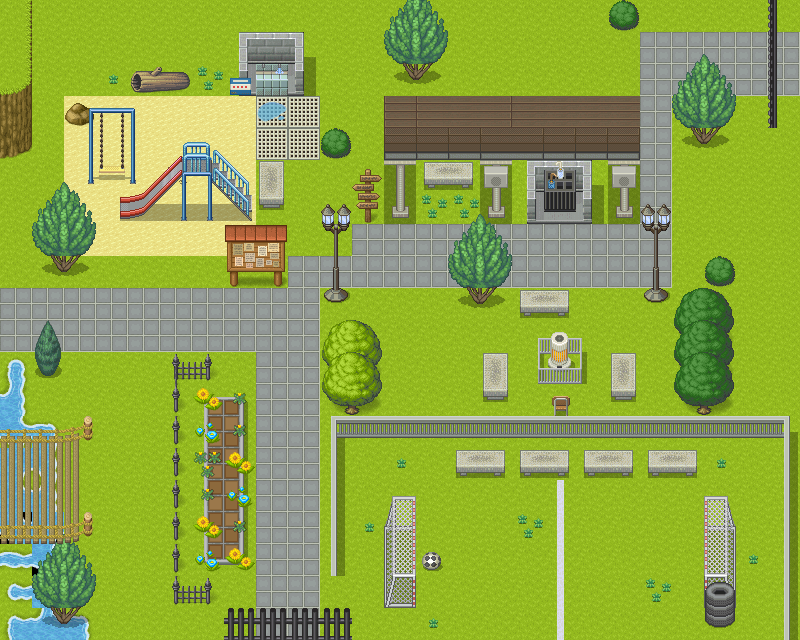

This is a level from a 2D game, rendered from its Tiled map with the project's own tilesets. A one-line summary and the map file follow, with tile-layer data summarised:
An orthogonal 25x20 tile map with 32x32 px tiles, 5 tile layers (Tile Layer 1, Tile Layer 2, Tile Layer 4, Tile Layer 3, ...), 1 hidden layer not drawn, 4 tilesets and 2 objects (start, EV-THO).

<map version="1.10" tiledversion="1.10.2" orientation="orthogonal" renderorder="right-down" width="25" height="20" tilewidth="32" tileheight="32" infinite="0" nextlayerid="8" nextobjectid="3">
 <tileset firstgid="1" source="[Base]BaseChip_pipo.tsx" />
 <tileset firstgid="1001" source="school.tsx" />
 <tileset firstgid="2025" source="[A]Water_pipo.tsx" />
 <tileset firstgid="5097" source="ST-Park-E01.tsx" />
 <layer id="1" name="Tile Layer 1" width="25" height="20">
  <data>[500 cells, 500 non-empty, 6 distinct tile ids]</data>
 </layer>
 <layer id="2" name="Tile Layer 2" width="25" height="20">
  <data>[500 cells, 201 non-empty, 63 distinct tile ids]</data>
 </layer>
 <layer id="4" name="Tile Layer 4" width="25" height="20">
  <data>[500 cells, 68 non-empty, 33 distinct tile ids]</data>
 </layer>
 <layer id="3" name="Tile Layer 3" width="25" height="20">
  <data>[500 cells, 47 non-empty, 30 distinct tile ids]</data>
 </layer>
 <layer id="5" name="Tile Layer 5" width="25" height="20">
  <data>[500 cells, 53 non-empty, 29 distinct tile ids]</data>
 </layer>
 <layer id="7" name="Tile Layer 6" width="25" height="20" visible="0">
  <data>[500 cells, 10 non-empty, 3 distinct tile ids]</data>
 </layer>
 <objectgroup id="6" name="object">
  <object id="1" name="start point" type="start" x="21.3483" y="319.101">
   <point />
  </object>
  <object id="2" name="EV-THO" x="398.78" y="292.683">
   <point />
  </object>
 </objectgroup>
</map>
